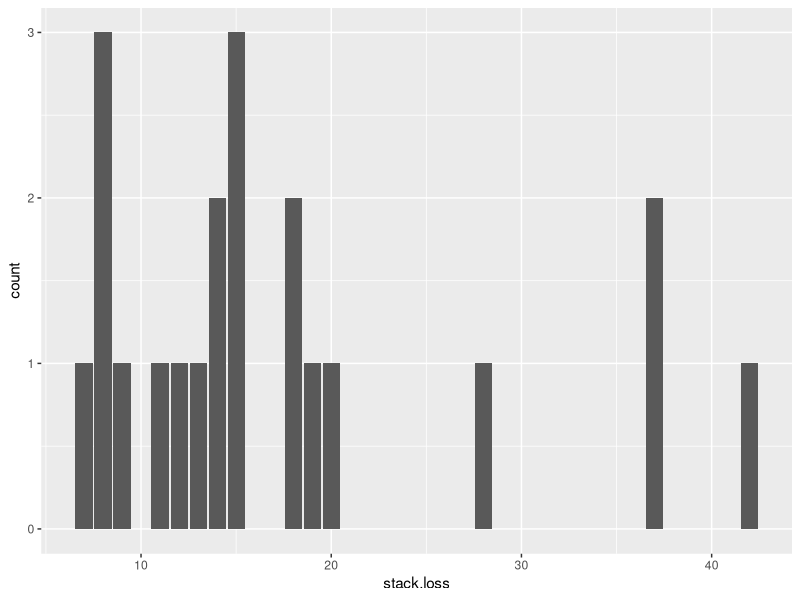
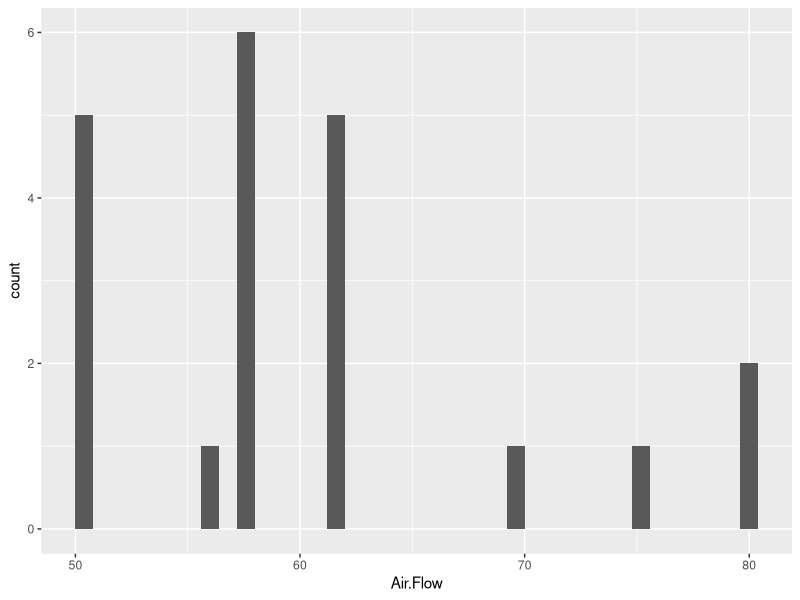
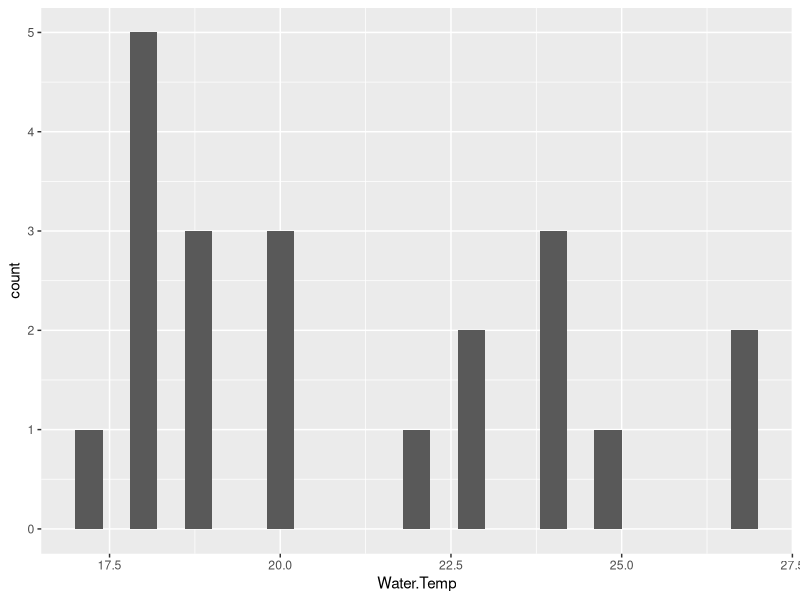
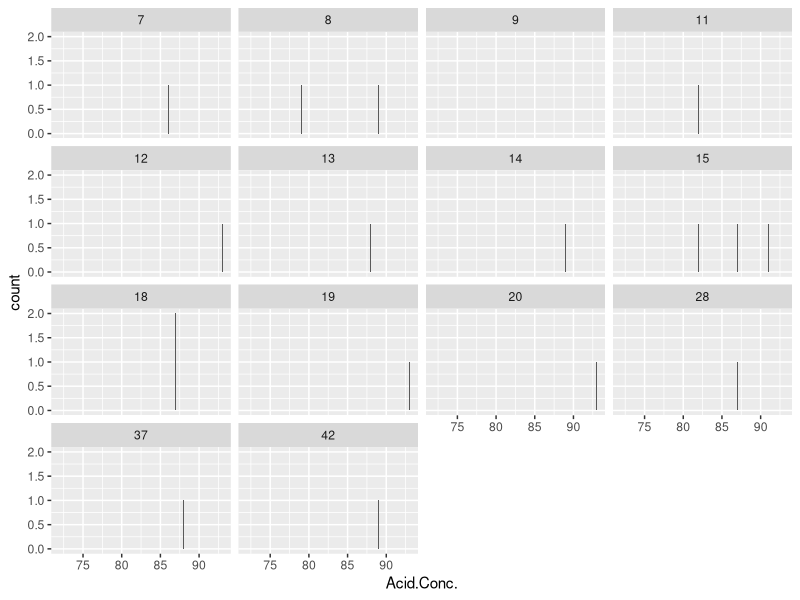
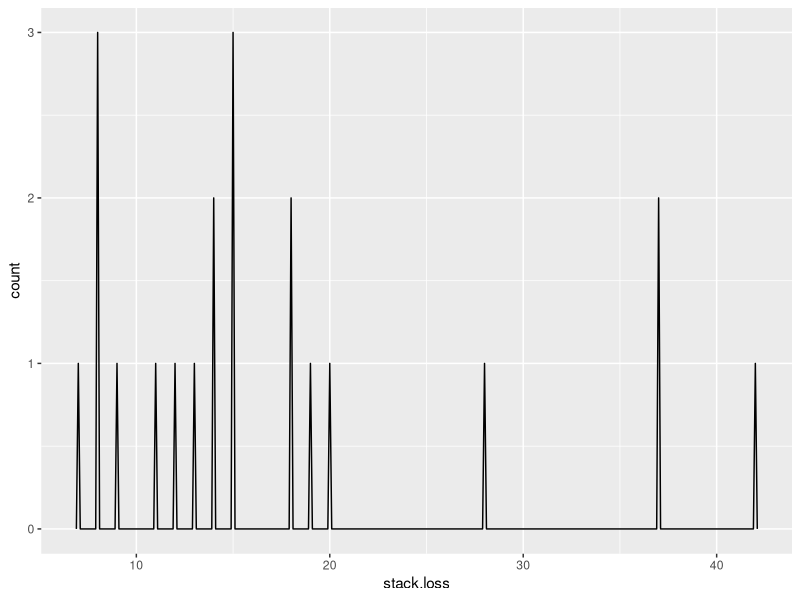
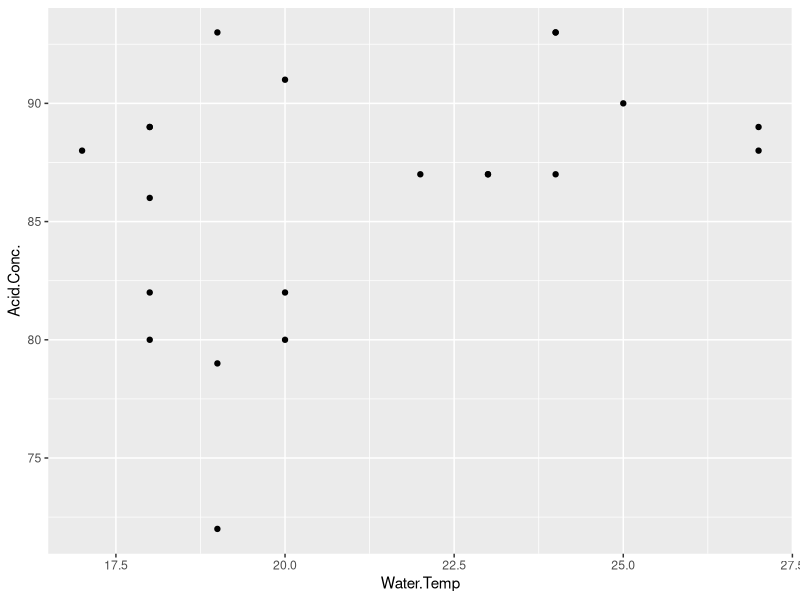
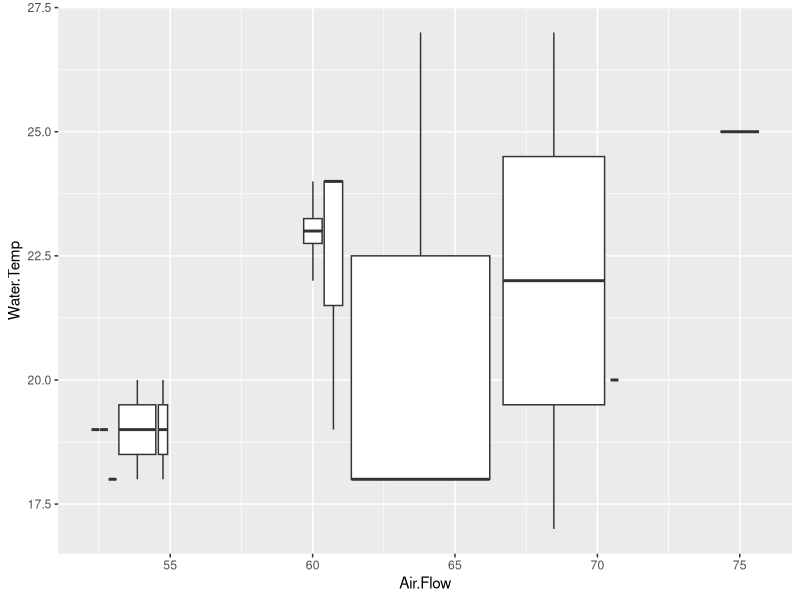

These charts were generated, in order, by the following R code:
library(tidyverse)
data("stackloss")
view(stackloss)
print(colnames(stackloss))
print(rownames(stackloss))
print(head(stackloss))
print(tail(stackloss))
print(summary(stackloss))
print(nrow(stackloss))
print(ncol(stackloss))
print(dim(stackloss))
print(unique(stackloss$Air.Flow))
print(unique(stackloss$Water.Temp))
print(unique(stackloss$Acid.Conc.))
print(unique(stackloss$stack.loss))
print(mean(stackloss$stack.loss))
print(median(stackloss$stack.loss))
print(sum(stackloss$stack.loss))
print(max(stackloss$stack.loss))
print(min(stackloss$stack.loss))
print(which.max(stackloss$stack.loss))
print(which.min(stackloss$stack.loss))
print(sort(stackloss$stack.loss))
print(quantile(stackloss$stack.loss,c(0.25)))
print(quantile(stackloss$stack.loss,c(0.50)))
print(quantile(stackloss$stack.loss,c(0.75)))
print(ggplot(data=stackloss)+
        geom_bar(mapping=aes(x=stack.loss)))
print(ggplot(data=stackloss)+
        geom_histogram(mapping=aes(x=Air.Flow),binwidth=.8))
print(ggplot(data=stackloss)+
        geom_histogram(mapping=aes(x=Water.Temp),binwidth=0.4))
print(ggplot(data=stackloss)+
        geom_histogram(mapping=aes(x=Acid.Conc.),binwidth=0.1)+
        facet_wrap(~stack.loss))
print(ggplot(data=stackloss, mapping=aes(x=stack.loss,colour=Acid.Conc.))+
        geom_freqpoly(binwidth=0.1))
print(ggplot(data=stackloss)+geom_point (mapping=aes(x=Water.Temp,y=Acid.Conc.)))
print(ggplot(data=stackloss, mapping=aes(x=Air.Flow,y=Water.Temp))+
        geom_boxplot(mapping=aes(group=cut_width(Acid.Conc.,0.5))))
